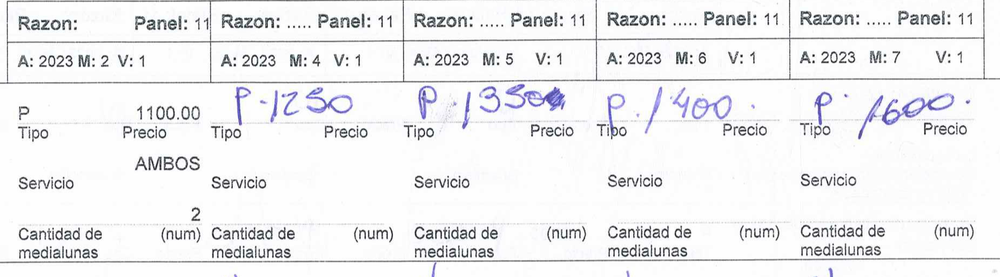
#> input picture imagenes/cropped_image.png, 1000 x 277 px, shrunk from 1851 x 512 before the run
$ python comparacionMetodos.py
#> lines starting #> are read from the running program, lines starting #| are printed output that depends on the picture; after the words box and inside, x2 and y2 are one past the last pixel; in counts of white or black regions, pixels touching at a corner belong together
from skimage import io, color, filters
from skimage.filters import threshold_niblack, threshold_sauvola, threshold_local
from skimage.util import img_as_ubyte
import numpy as np
import os
import cv2
import matplotlib.pyplot as plt

def kittler_threshold(gray_image):
    # Asegurarse que los valores estén entre 0 y 255 como enteros
    image = (gray_image * 255).astype(np.uint8)
    hist, bin_edges = np.histogram(image.ravel(), bins=256, range=(0, 256))
    hist = hist.astype(np.float32)
    hist /= hist.sum()  # Normalizar histograma

    best_thresh = 0
    min_criterion = np.inf

    for t in range(1, 255):
        p1 = np.sum(hist[:t])
        p2 = np.sum(hist[t:])
        if p1 == 0 or p2 == 0:
            continue

        mu1 = np.sum(np.arange(0, t) * hist[:t]) / p1
        mu2 = np.sum(np.arange(t, 256) * hist[t:]) / p2

        sigma1_sq = np.sum(((np.arange(0, t) - mu1) ** 2) * hist[:t]) / p1
        sigma2_sq = np.sum(((np.arange(t, 256) - mu2) ** 2) * hist[t:]) / p2

        if sigma1_sq <= 0 or sigma2_sq <= 0:
            continue

        criterion = 1 + 2 * (p1 * np.log(sigma1_sq) + p2 * np.log(sigma2_sq)) - \
                    2 * (p1 * np.log(p1) + p2 * np.log(p2))

        if criterion < min_criterion:
            min_criterion = criterion
            best_thresh = t

    return best_thresh / 255.0  # Normalizar a rango 0-1

# Cargar imagen
image = io.imread('imagenes/cropped_image.png')  # Cambia esta ruta
#> image is the input picture: shape (277, 1000, 4); mean R, G, B, A 239.1, 239.2, 240.7, 255

# Eliminar canal alfa si existe
if image.shape[-1] == 4:
    image = image[:, :, :3]
#> image: shape (277, 1000, 3)

# Convertir a escala de grises
gray = color.rgb2gray(image)

# Crear carpeta de salida si no existe
output_dir = 'salidas_metodosCuadro'
os.makedirs(output_dir, exist_ok=True)

# Niblack
niblack_thresh = threshold_niblack(gray, window_size=25, k=0.8)
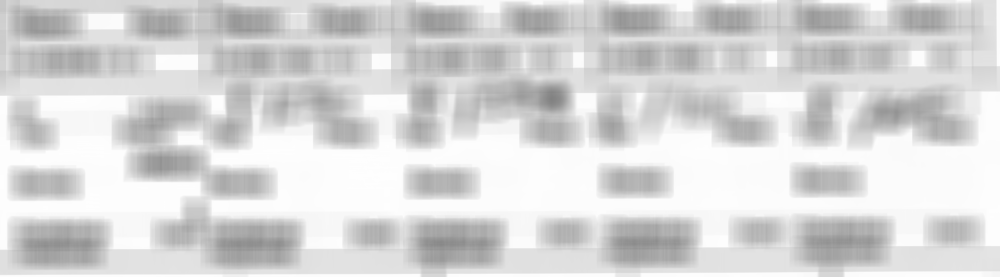
#> niblack_thresh: shape (277, 1000) float64; min 0.509, max 0.996, mean 0.845
niblack_binary = gray > niblack_thresh
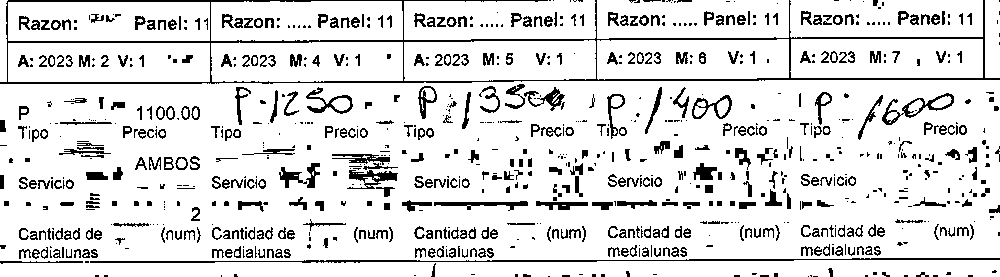
#> niblack_binary: shape (277, 1000) bool; 87.2% white; black in thin lines or dots
io.imsave(os.path.join(output_dir, 'niblack.png'), img_as_ubyte(niblack_binary))

# Sauvola
sauvola_thresh = threshold_sauvola(gray, window_size=25)
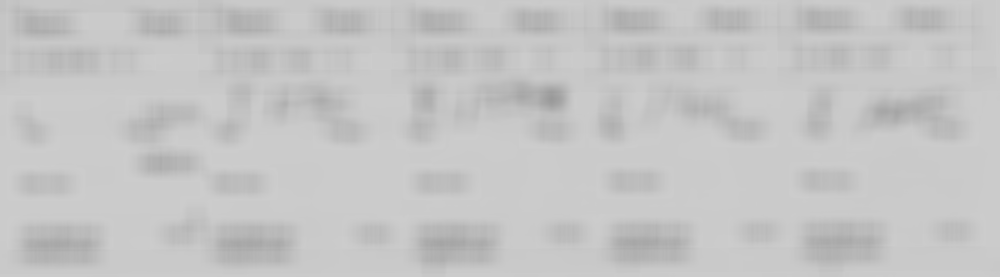
#> sauvola_thresh: shape (277, 1000) float64; min 0.603, max 0.804, mean 0.772
sauvola_binary = gray > sauvola_thresh
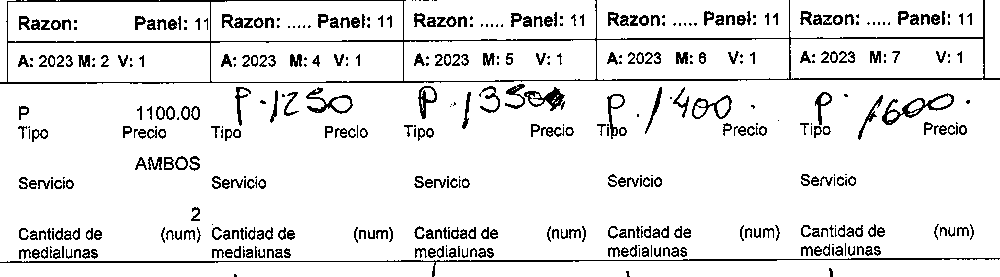
#> sauvola_binary: shape (277, 1000) bool; 90.9% white; black in thin lines or dots
io.imsave(os.path.join(output_dir, 'sauvola.png'), img_as_ubyte(sauvola_binary))

# Wolf & Jolion (usando OpenCV como aproximación)
gray_uint8 = img_as_ubyte(gray)
mean = cv2.adaptiveThreshold(gray_uint8, 255, cv2.ADAPTIVE_THRESH_MEAN_C,
                             cv2.THRESH_BINARY, 25, 10)
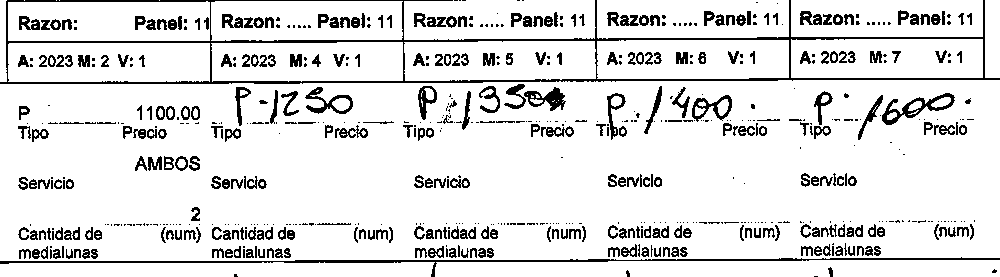
#> mean: shape (277, 1000); 88.4% white; black in thin lines or dots
cv2.imwrite(os.path.join(output_dir, 'wolf_jolion.png'), mean)

# Kapur (usa histogramas)
def threshold_kapur(image):
    hist, bins = np.histogram(image.ravel(), bins=256, range=[0, 1])
#> hist = 256 values, max 107497 at index 254, min 0 at index 0, mean 1082; bins = 257 values from 0 to 1
    hist = hist.astype(np.float32)
    hist /= hist.sum()
#> hist = 256 values, max 0.388 at index 254, min 0 at index 0, mean 0.00391
    cumsum = np.cumsum(hist)
#> cumsum = 256 values from 0 to 1
    entropy_total = -np.nansum(hist * np.log(hist + 1e-10))
#> entropy_total = 2.61
    max_entropy = -np.inf
    best_thresh = 0
    for t in range(1, 256):
        p1, p2 = cumsum[:t], cumsum[t:]
        h1 = hist[:t] / (p1[-1] + 1e-10)
        h2 = hist[t:] / (p2[-1] + 1e-10)
        e1 = -np.nansum(h1 * np.log(h1 + 1e-10))
        e2 = -np.nansum(h2 * np.log(h2 + 1e-10))
        entropy = e1 + e2
        if entropy > max_entropy:
            max_entropy = entropy
            best_thresh = t
#> this loop made 255 passes
#> (p1, h1, e1, e2, entropy, max_entropy) on pass 1: ([0], [0], 0, 2.61, 2.61, 2.61)
#> (h1, e1, e2, entropy, max_entropy) on passes 2, 12, 15: ([0, 0], 0, 2.61, 2.61, 2.61), ([0, 0, 0, 0.4, 0, 0, 0, 0, 0, 0, 0, 0.6], 0.673, 2.61, 3.28, 3.28), ([0, 0, 0, 0.286, 0, 0, 0, 0, 0, 0, 0, 0.429, 0, 0, 0.286], 1.08, 2.61, 3.69, 3.69)
#> after the loop, best_thresh = 213; max_entropy = 6.94
    return best_thresh / 255.0

kapur_thresh = threshold_kapur(gray)
#> kapur_thresh = 0.835
kapur_binary = gray > kapur_thresh
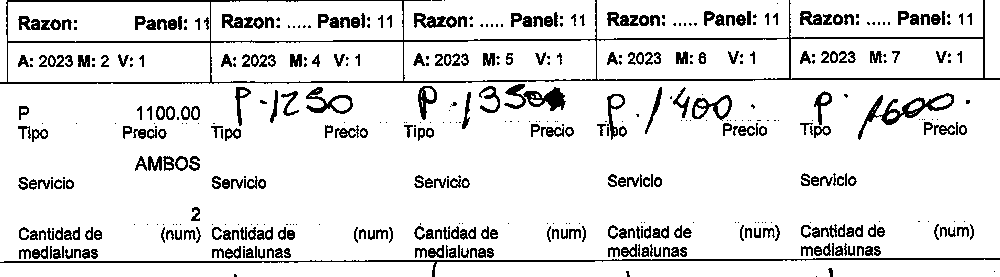
#> kapur_binary: shape (277, 1000) bool; 89.2% white; black in thin lines or dots
io.imsave(os.path.join(output_dir, 'kapur.png'), img_as_ubyte(kapur_binary))


# Kittler & Illingworth (requiere implementación especial, opcional)
kittler_thresh = kittler_threshold(gray)
#> in kittler_threshold, `hist, bin_edges = np.histogram(image.ravel(), bins=256, range=(0, 256))`: hist = 256 values, max 106210 at index 254, min 0 at index 0, mean 1082; bin_edges = 257 values from 0 to 256
#> in kittler_threshold, `hist /= hist.sum()`: hist = 256 values, max 0.383 at index 254, min 0 at index 0, mean 0.00391
#> the loop in kittler_threshold, `for t in range(1, 255):` made 254 passes
#> (p1, p2, mu1, mu2, sigma1_sq, sigma2_sq, criterion, min_criterion) on passes 12, 14, 15, 16, 17, 18, 19, 20, 22, 23, 24, 25: (1.81e-05, 1, 7.8, 239.2, 15.36, 1507.6, 15.64, 15.64), (1.81e-05, 1, 7.8, 239.2, 15.36, 1507.6, 15.64, 15.64), (2.53e-05, 1, 9.57, 239.2, 18.82, 1507.3, 15.64, 15.64), (2.53e-05, 1, 9.57, 239.2, 18.82, 1507.3, 15.64, 15.64), (2.89e-05, 1, 10.38, 239.2, 20.98, 1507.1, 15.64, 15.64), (3.25e-05, 1, 11.11, 239.2, 22.99, 1506.9, 15.64, 15.64), (4.69e-05, 1, 13.23, 239.2, 26.02, 1506.2, 15.64, 15.64), (5.78e-05, 1, 14.31, 239.2, 26.21, 1505.7, 15.63, 15.63), (6.14e-05, 1, 14.71, 239.2, 27.15, 1505.6, 15.63, 15.63), (8.66e-05, 1, 16.83, 239.2, 30.22, 1504.4, 15.63, 15.63), (0.000108, 1, 18.07, 239.2, 30.26, 1503.4, 15.63, 15.63), (0.000141, 1, 19.44, 239.2, 29.53, 1502, 15.63, 15.63)
#> (p1, p2, mu1, mu2, sigma1_sq, sigma2_sq) on passes 4 to 9: (7.22e-06, 1, 3, 239.2, 0, 1508.2), (7.22e-06, 1, 3, 239.2, 0, 1508.2), (7.22e-06, 1, 3, 239.2, 0, 1508.2), (7.22e-06, 1, 3, 239.2, 0, 1508.2), (7.22e-06, 1, 3, 239.2, 0, 1508.2), (7.22e-06, 1, 3, 239.2, 0, 1508.2)
kittler_binary = gray > kittler_thresh
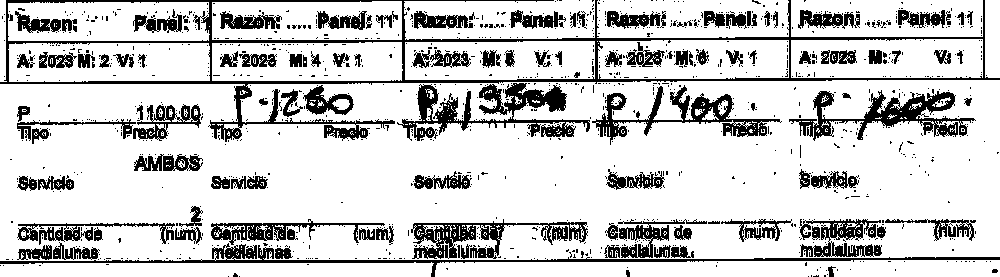
#> kittler_binary: shape (277, 1000) bool; 80.5% white; 1246 black regions (1128 under 20 px), largest, box (x1, y1, x2, y2) and area: (0, 0, 1000, 142) 9050, (397, 83, 590, 141) 3859, (0, 243, 1000, 277) 3316
io.imsave(os.path.join(output_dir, 'kittler.png'), img_as_ubyte(kittler_binary))

print("Imágenes binarizadas guardadas en la carpeta 'salidas_metodos'.")
